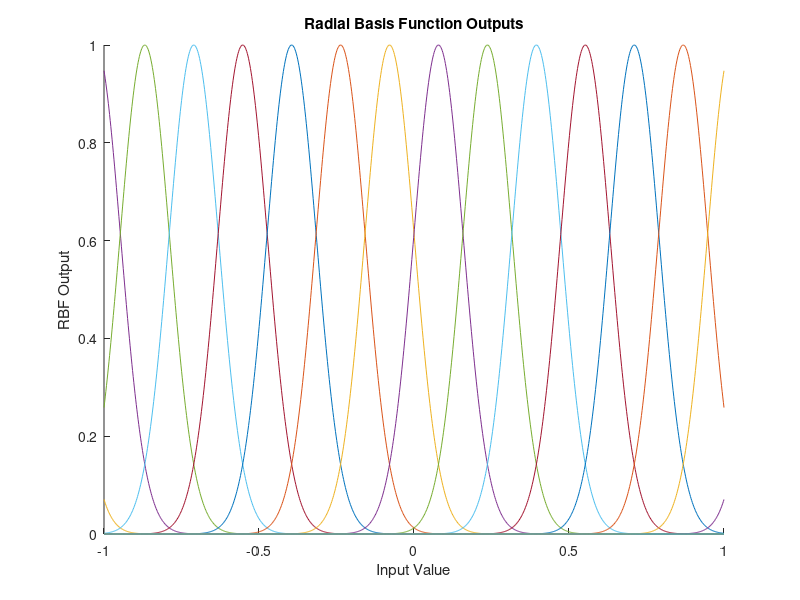

Source code (MATLAB):
% Define parameters for radial basis functions
num_basis_functions = 20;
centers = linspace(-1.5, 1.5, num_basis_functions); % Centers of RBFs
sigma = 0.08; % Spread parameter for RBFs

% Define the range of input values to plot over
input_range = linspace(-1, 1, 1000); % Modify this range as needed

% Initialize matrix to store RBF outputs
RBF_outputs = zeros(num_basis_functions, length(input_range));

% Evaluate each RBF over the input range
for i = 1:num_basis_functions
    for j = 1:length(input_range)
        RBF_outputs(i, j) = exp(-(norm(input_range(j) - centers(i))^2) / (2 * sigma^2));
    end
end

% Plot the RBFs
figure;
hold on;
for i = 1:num_basis_functions
    plot(input_range, RBF_outputs(i, :));
end
title('Radial Basis Function Outputs');
xlabel('Input Value');
ylabel('RBF Output');
hold off;
